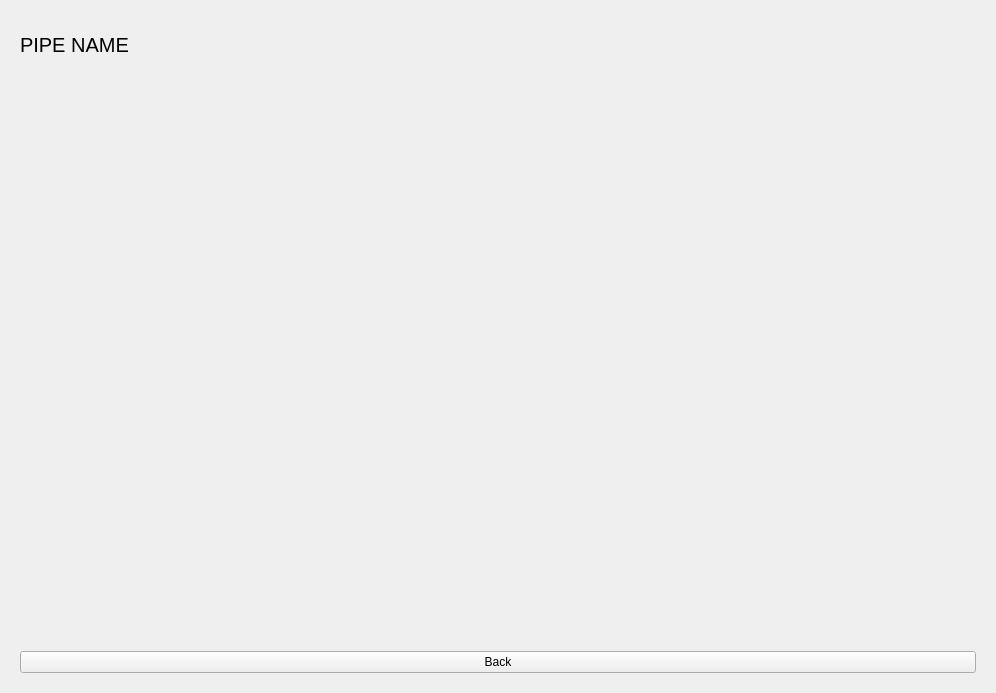
<?xml version="1.0" encoding="UTF-8"?>
<ui version="4.0">
 <class>SetupWindow</class>
 <widget class="QWidget" name="SetupWindow">
  <property name="geometry">
   <rect>
    <x>0</x>
    <y>0</y>
    <width>996</width>
    <height>693</height>
   </rect>
  </property>
  <property name="windowTitle">
   <string>SetupWindow</string>
  </property>
  <layout class="QGridLayout" name="gridLayout">
   <item row="0" column="0">
    <widget class="QStackedWidget" name="window_pages">
     <property name="styleSheet">
      <string notr="true"/>
     </property>
     <property name="currentIndex">
      <number>3</number>
     </property>
     <widget class="QWidget" name="home">
      <layout class="QGridLayout" name="gridLayout_2">
       <item row="0" column="0" colspan="2">
        <widget class="QLabel" name="label">
         <property name="maximumSize">
          <size>
           <width>16777215</width>
           <height>50</height>
          </size>
         </property>
         <property name="font">
          <font>
           <pointsize>15</pointsize>
          </font>
         </property>
         <property name="text">
          <string>CORE I Live System</string>
         </property>
         <property name="alignment">
          <set>Qt::AlignmentFlag::AlignCenter</set>
         </property>
        </widget>
       </item>
       <item row="2" column="0">
        <widget class="QGroupBox" name="groupBox_3">
         <property name="title">
          <string>Show</string>
         </property>
         <layout class="QGridLayout" name="gridLayout_5">
          <item row="2" column="0">
           <widget class="QPushButton" name="pushButton_5">
            <property name="text">
             <string>Manage pipes...</string>
            </property>
           </widget>
          </item>
          <item row="0" column="0">
           <widget class="QPushButton" name="btn_add_pipe">
            <property name="text">
             <string>Add pipes...</string>
            </property>
           </widget>
          </item>
          <item row="4" column="0">
           <widget class="QPushButton" name="pushButton_6">
            <property name="text">
             <string>Pipe Routing...</string>
            </property>
           </widget>
          </item>
          <item row="3" column="0">
           <widget class="QPushButton" name="pushButton">
            <property name="text">
             <string>Default pipe config...</string>
            </property>
           </widget>
          </item>
         </layout>
        </widget>
       </item>
       <item row="1" column="0">
        <widget class="QGroupBox" name="groupBox">
         <property name="title">
          <string>Show file</string>
         </property>
         <layout class="QGridLayout" name="gridLayout_3">
          <item row="1" column="0">
           <widget class="QPushButton" name="btn_load_show">
            <property name="text">
             <string>Load show...</string>
            </property>
           </widget>
          </item>
          <item row="0" column="0">
           <widget class="QPushButton" name="btn_new_show">
            <property name="text">
             <string>New show...</string>
            </property>
           </widget>
          </item>
          <item row="2" column="0">
           <widget class="QPushButton" name="btn_save_show">
            <property name="text">
             <string>Save show...</string>
            </property>
           </widget>
          </item>
         </layout>
        </widget>
       </item>
       <item row="1" column="1" rowspan="2">
        <widget class="QGroupBox" name="groupBox_2">
         <property name="title">
          <string>System</string>
         </property>
         <layout class="QGridLayout" name="gridLayout_4">
          <item row="3" column="0">
           <widget class="QPushButton" name="btn_pers_flavour">
            <property name="text">
             <string>Load personal flavour...</string>
            </property>
           </widget>
          </item>
          <item row="0" column="0">
           <widget class="QPushButton" name="btn_surface_setup">
            <property name="text">
             <string>Surface Setup...</string>
            </property>
           </widget>
          </item>
          <item row="1" column="0">
           <widget class="QPushButton" name="btn_network_setup">
            <property name="text">
             <string>Network Setup...</string>
            </property>
           </widget>
          </item>
          <item row="2" column="0">
           <widget class="QPushButton" name="btn_system_view">
            <property name="text">
             <string>System view...</string>
            </property>
           </widget>
          </item>
         </layout>
        </widget>
       </item>
      </layout>
     </widget>
     <widget class="QWidget" name="sysview">
      <layout class="QGridLayout" name="gridLayout_6">
       <item row="0" column="1">
        <widget class="QLabel" name="label_2">
         <property name="font">
          <font>
           <pointsize>15</pointsize>
          </font>
         </property>
         <property name="text">
          <string>System view</string>
         </property>
        </widget>
       </item>
       <item row="1" column="1">
        <widget class="QTreeWidget" name="device_tree">
         <attribute name="headerVisible">
          <bool>true</bool>
         </attribute>
         <attribute name="headerMinimumSectionSize">
          <number>300</number>
         </attribute>
         <column>
          <property name="text">
           <string>Discovered devices</string>
          </property>
         </column>
         <column>
          <property name="text">
           <string>Device ID</string>
          </property>
         </column>
        </widget>
       </item>
       <item row="2" column="1">
        <widget class="QPushButton" name="btn_sysview_back">
         <property name="minimumSize">
          <size>
           <width>0</width>
           <height>50</height>
          </size>
         </property>
         <property name="text">
          <string>Back to setup</string>
         </property>
        </widget>
       </item>
      </layout>
     </widget>
     <widget class="QWidget" name="pipeadd">
      <layout class="QVBoxLayout" name="verticalLayout">
       <item>
        <widget class="QLabel" name="label_3">
         <property name="maximumSize">
          <size>
           <width>16777215</width>
           <height>50</height>
          </size>
         </property>
         <property name="font">
          <font>
           <pointsize>15</pointsize>
          </font>
         </property>
         <property name="text">
          <string>New pipes</string>
         </property>
        </widget>
       </item>
       <item>
        <layout class="QHBoxLayout" name="pipe_cfg_layout">
         <item>
          <widget class="QGroupBox" name="groupBox_4">
           <property name="title">
            <string>Pipe config</string>
           </property>
           <layout class="QFormLayout" name="formLayout">
            <item row="0" column="0">
             <widget class="QLabel" name="label_4">
              <property name="text">
               <string>Pipe template</string>
              </property>
             </widget>
            </item>
            <item row="0" column="1">
             <widget class="QComboBox" name="new_pipe_template"/>
            </item>
            <item row="1" column="0">
             <widget class="QLabel" name="label_5">
              <property name="text">
               <string>Pipe count</string>
              </property>
             </widget>
            </item>
            <item row="1" column="1">
             <widget class="QSpinBox" name="new_pipe_count">
              <property name="minimum">
               <number>1</number>
              </property>
             </widget>
            </item>
            <item row="2" column="0">
             <widget class="QLabel" name="label_6">
              <property name="text">
               <string>Pipe name</string>
              </property>
             </widget>
            </item>
            <item row="2" column="1">
             <widget class="QLineEdit" name="new_pipe_name">
              <property name="text">
               <string>PIPE N</string>
              </property>
             </widget>
            </item>
            <item row="4" column="0" colspan="2">
             <layout class="QHBoxLayout" name="horizontalLayout">
              <item>
               <widget class="QPushButton" name="new_pipe_ok">
                <property name="text">
                 <string>Ok</string>
                </property>
               </widget>
              </item>
              <item>
               <widget class="QPushButton" name="new_pipe_cancel">
                <property name="text">
                 <string>Back</string>
                </property>
               </widget>
              </item>
             </layout>
            </item>
            <item row="3" column="0">
             <spacer name="verticalSpacer">
              <property name="orientation">
               <enum>Qt::Orientation::Vertical</enum>
              </property>
              <property name="sizeHint" stdset="0">
               <size>
                <width>20</width>
                <height>40</height>
               </size>
              </property>
             </spacer>
            </item>
           </layout>
          </widget>
         </item>
        </layout>
       </item>
      </layout>
     </widget>
     <widget class="QWidget" name="elem_control">
      <layout class="QGridLayout" name="gridLayout_7">
       <item row="0" column="0">
        <widget class="QLabel" name="elem_control_pname">
         <property name="minimumSize">
          <size>
           <width>0</width>
           <height>50</height>
          </size>
         </property>
         <property name="maximumSize">
          <size>
           <width>16777215</width>
           <height>50</height>
          </size>
         </property>
         <property name="font">
          <font>
           <pointsize>15</pointsize>
          </font>
         </property>
         <property name="text">
          <string>PIPE NAME</string>
         </property>
        </widget>
       </item>
       <item row="1" column="0">
        <widget class="QWidget" name="elem_control_container" native="true"/>
       </item>
       <item row="2" column="0">
        <widget class="QPushButton" name="elem_control_btn_back">
         <property name="text">
          <string>Back</string>
         </property>
        </widget>
       </item>
      </layout>
     </widget>
    </widget>
   </item>
  </layout>
 </widget>
 <resources/>
 <connections/>
</ui>
